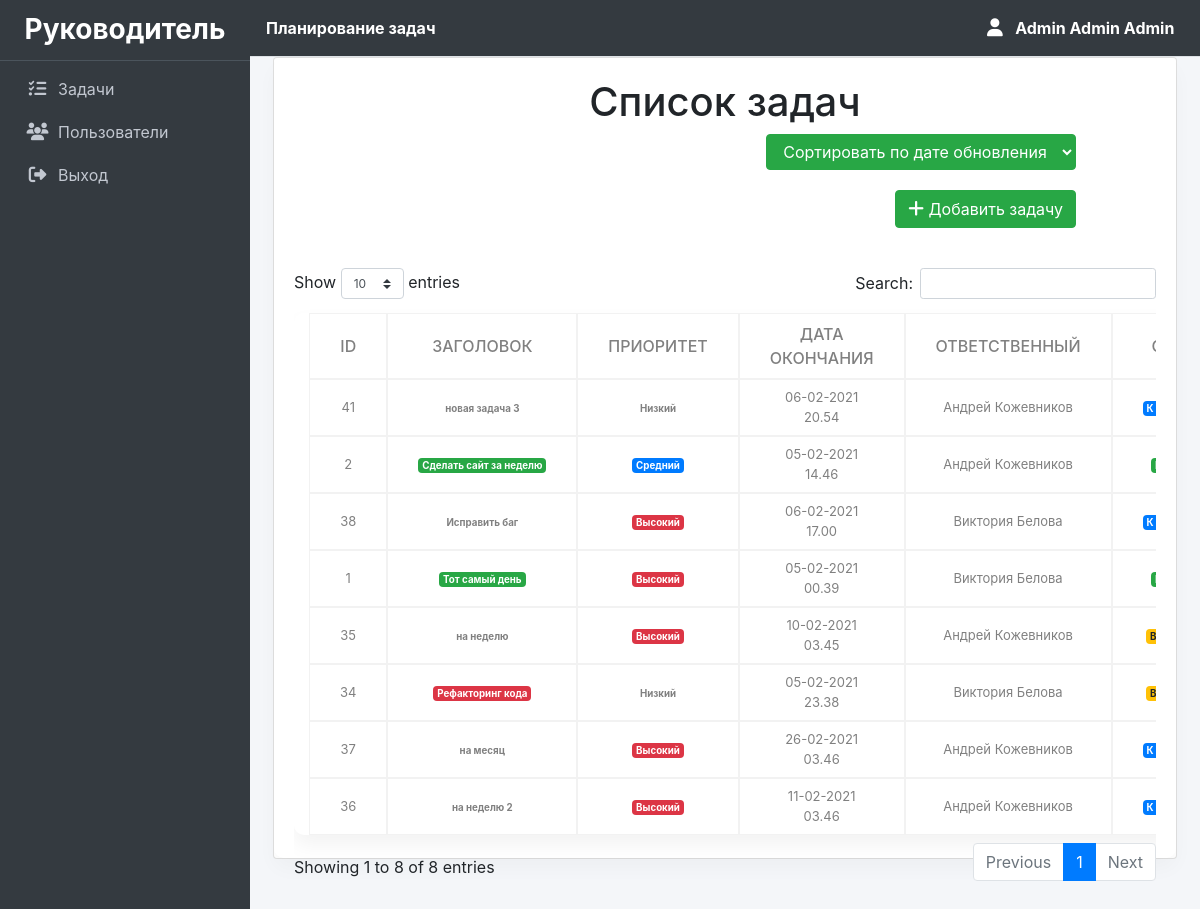
The app's page / (signed in) with its own data.
### tables this page shows
CREATE TABLE `todo_list` (
  `id` int(50) NOT NULL,
  `title` text NOT NULL,
  `description` text NOT NULL,
  `start_date` datetime NOT NULL,
  `end_date` datetime NOT NULL,
  `update_date` datetime NOT NULL,
  `performer` int(50) DEFAULT NULL,
  `manager` int(100) NOT NULL,
  `priority` int(50) DEFAULT NULL,
  `status` int(50) DEFAULT NULL
);

### tasks.php (the view, shortened to what this page needs)
<!DOCTYPE html>
<html>
  <head>
      <link rel="stylesheet" href="/css/table.css">
      <link rel="stylesheet" href="/css/style.css">
      <link rel="stylesheet" href="/css/sidebar.css">
      <link rel="stylesheet" href="https://maxcdn.bootstrapcdn.com/bootstrap/4.0.0/css/bootstrap.min.css">
      <link rel="stylesheet" href="https://cdn.datatables.net/1.10.23/css/dataTables.bootstrap4.min.css" />
  </head>
  <body>
      <div class="col-lg-12">
          <div class="card card-outline card-success">
              <div class="main-div">
                  <div class="center-div">
                      <h1>Список задач</h1>
                      <?php if($_SESSION['login_type'] == 1): ?>
                          <div class="text-right margin-rightside ">
                            <div class="text-right margin-rightside">
                               <?php
                                   $selected = "";
                                   if(!isset($_SESSION['admin_sort_type'])){
                                     $selected = "Сортировать по дате обновления";
                                   } else{
                                     $selected = $_SESSION['admin_sort_type'];
                                   }
                                   $options = array('Сортировать по дате обновления', 'Сортировать по подчиненным');
                                   echo "<select class='btn btn-success' id='chooseSortOption'>";
                                   foreach($options as $option){
                                       if($selected == $option) {
                                           echo "<option selected='selected' value='$option'>$option</option>";
                                       }
                                       else {
                                           echo "<option value='$option'>$option</option>";
                                       }
                                   }
                                   echo "</select>";
                               ?>
                           </div>
                            <button type="button" name="add" id="add" data-toggle="modal" data-target="#add_data_Modal"
                               class="btn btn btn-success form-check-inline" href="#"><i class="fa fa-plus"></i> Добавить задачу
                            </button>
                          </div>
                      <?php endif; ?>
                      <div class="card-body">
                          <div class="table-responsive" id="tasks_table">
                            <table class="table-hover col-lg-12" id="tasks">
                              <colgroup>
                      					<col width="5%">
                      					<col width="20%">
                      					<col width="15%">
                      					<col width="15%">
                      					<col width="20%">
                      					<col width="10%">
                                <col width="15%">
                      				</colgroup>
                              <thead>
                                <tr>
                                  <th class="text-center no-sort">id</th>
                                  <th class="text-center no-sort">Заголовок</th>
                                  <th class="text-center no-sort">Приоритет</th>
                                  <th class="text-center no-sort">Дата окончания</th>
                                  <th class="text-center<?php if($_SESSION['login_type'] != 1){ ?> no-sort <?php } ?> ">Ответственный</th>
                                  <th class="text-center no-sort">Статус</th>
                                </tr>
                              </thead>
                              <tbody>
                                <?php
                                  include 'db_connect.php';
                                  $selectquery = "";
                                  if($_SESSION['login_type'] == 1){
                                    if(!isset($_SESSION['admin_sort_type']) || $_SESSION['admin_sort_type'] == "Сортировать по дате обновления"){
                                      $selectquery = "SELECT * FROM todo_list WHERE manager = " . $_SESSION['login_id'] . " ORDER BY update_date DESC";
                                    } else if($_SESSION['admin_sort_type'] == "Сортировать по подчиненным"){
                                      $selectquery = "SELECT * FROM todo_list WHERE manager = " . $_SESSION['login_id'] . " ORDER BY performer ASC";
                                    }
                                  }
                                  $query = $conn->query($selectquery);
                                  while($res = $query->fetch_assoc()){
                                  ?>
                                    <tr id="<?php echo $res["id"]; ?>">
                                      <td><?php echo $res['id'] ?></td>
                                      <td>
                                        <?php
                                          if(strtotime($res['end_date']) < strtotime(date('Y-m-d H:i:s', time())) & $res['status'] != 3)
                                            echo "<span class='badge badge-danger'>{$res['title']}</span>";
                                          elseif($res['status'] == 3)
                                            echo "<span class='badge badge-success'>{$res['title']}</span>";
                                          else
                                            echo "<span class='badge badge-dunger'>{$res['title']}</span>";
                                        ?>
                                      </td>
                                      <td>
                                        <?php
                                        if($res['priority'] == 1){
                                          echo "<span class='badge badge-danger'>Высокий</span>";
                                        }elseif($res['priority'] == 2){
                                          echo "<span class='badge badge-primary'>Средний</span>";
                                        }elseif($res['priority'] == 3){
                                          echo "<span class='badge badge-active'>Низкий</span>";
                                        }
                                        ?>
                                      </td>
                                      <td><?php echo date("d-m-Y H.i", strtotime($res['end_date'])); ?></td>
                                      <td>
                                        <?php
                                        $performerId = $res['performer'];
                                      	$performer = $conn->query("SELECT concat(firstname,' ',lastname) as name FROM user_list where id = '$performerId'");
                                        $user = $performer -> fetch_assoc();
                                        echo $user['name'];
                                      	?>
                                      </td>
                                      <td>
                                        <?php
                                        if($res['status'] == 1){
                                          echo "<span class='badge badge-primary'>К выполнению</span>";
                                        }elseif($res['status'] == 2){
                                          echo "<span class='badge badge-warning'>Выполняется</span>";
                                        }elseif($res['status'] == 3){
                                          echo "<span class='badge badge-success'>Выполнена</span>";
                                        }
                                        elseif($res['status'] == 4){
                                          echo "<span class='badge badge-dunger'>Отменена</span>";
                                        }
                                        ?>
                                      </td>
                                    </tr>
                                <?php
                                }
                                 ?>
                              </tbody>
                            </table>
                          </div>
                      </div>
                  </div>
              </div>
          </div>
      </div>
  </body>
</html>

### index.php (shortened to what this page needs)
<!DOCTYPE html>
<html>
  <head>
      <link rel="stylesheet" href="/css/sidebar.css">
      <link rel="stylesheet" href="https://maxcdn.bootstrapcdn.com/bootstrap/4.0.0/css/bootstrap.min.css">
  </head>
  <body class="hold-transition sidebar-mini layout-fixed layout-navbar-fixed layout-footer-fixed">
    <div class="wrapper">
    <?php include 'topbar.php' ?>
    <?php include 'sidebar.php' ?>
       <div class="content-wrapper">
          <section class="content">
            <div class="container-fluide">
             <?php
                $page = isset($_GET['page']) ? $_GET['page'] : 'tasks';
                if(!file_exists($page.".php")){
                    include '404.html';
                }else{
                include $page.'.php';
                }
              ?>
            </div>
          </section>
      </div>
    </div>
  </body>
</html>

### topbar.php
<nav class="main-header navbar bg-dark">
  <ul class="text-center navbar-nav">
    <li>
      <a class="nav-link text-white"> <large><b>Планирование задач</b></large></a>
    </li>
  </ul>
  <ul class="navbar-nav ml-auto">
   <li class="nav-item">
          <a class="nav-link">
            <span>
              <div class="d-felx badge-pill text-white">
                <span class="fa fa-user mr-2"></span>
                <span><b><?php echo ucwords($_SESSION['login_lastname'] . " " .$_SESSION['login_firstname'] . " " . $_SESSION['login_middlename']) ?></b></span>
              </div>
            </span>
          </a>
    </li>
  </ul>
</nav>

### sidebar.php
<aside class="main-sidebar sidebar-dark-secondary elevation-4">
  <div class="dropdown">
  <a href="./" class="brand-link">
      <?php if($_SESSION['login_type'] == 1): ?>
      <h3 class="text-center p-0 m-0"><b>Руководитель</b></h3>
      <?php else: ?>
      <h3 class="text-center p-0 m-0"><b>Пользователь</b></h3>
      <?php endif; ?>
  </a>
  </div>
  <div class="sidebar pb-4 mb-4">
    <nav class="mt-2">
      <ul class="nav nav-pills nav-sidebar flex-column nav-flat" data-widget="treeview" role="menu" data-accordion="false">
        <li class="nav-item dropdown">
          <a href="./index.php?page=tasks" class="nav-link nav-home">
            <i class="fas fa-tasks nav-icon"></i>
            <p>
              Задачи
            </p>
          </a>
        </li>
        <?php if($_SESSION['login_type'] == 1): ?>
        <li class="nav-item">
          <a href="./index.php?page=manageusers" class="nav-link nav-edit_user">
            <i class="nav-icon fas fa-users"></i>
            <p>
              Пользователи
            </p>
          </a>
        </li>
      <?php endif; ?>
      <li class="nav-item dropdown">
        <a href="logout.php" class="nav-link nav-home">
          <i class="nav-icon fas fa-sign-out-alt"></i>
          <p>
            Выход
          </p>
        </a>
      </li>
      </ul>
    </nav>
  </div>
</aside>

### css/sidebar.css (style rules this page uses)
.layout-footer-fixed .wrapper .content-wrapper { padding-bottom: calc(3.5rem + 1px); }
@media (min-width: 768px) { body:not(.sidebar-mini-md) .content-wrapper, body:not(.sidebar-mini-md) .main-footer, body:not(.sidebar-mini-md) .main-header { transition: margin-left 0.3s ease-in-out; margin-left: 250px; } }
.content-wrapper { background-color: #f4f6f9; }
.content-wrapper > .content { padding: 0 0.5rem; }
.main-sidebar, .main-sidebar::before { transition: margin-left 0.3s ease-in-out, width 0.3s ease-in-out; width: 250px; }
:not(.layout-fixed) .main-sidebar { height: inherit; min-height: 100%; position: absolute; top: 0; }
.layout-fixed .brand-link { width: 250px; }
.layout-fixed .main-sidebar { bottom: 0; float: none; height: 100vh; left: 0; position: fixed; top: 0; }
.hold-transition .content-wrapper, .hold-transition .main-header, .hold-transition .main-sidebar, .hold-transition .main-sidebar *, .hold-transition .control-sidebar, .hold-transition .control-sidebar *, .hold-transition .main-footer { transition: none !important; -webkit-animation-duration: 0s !important; animation-duration: 0s !important; }
.main-header { border-bottom: 1px solid #dee2e6; z-index: 1034; }
.main-header .nav-link { height: 2.5rem; position: relative; }
.main-header .navbar-nav .nav-item { margin: 0; }
.brand-link { display: block; font-size: 1.25rem; line-height: 1.5; padding: 0.8125rem 0.5rem; transition: width 0.3s ease-in-out; white-space: nowrap; }
[class*="sidebar-dark"] .brand-link { border-bottom: 1px solid #4b545c; }
[class*="sidebar-dark"] .brand-link, [class*="sidebar-dark"] .brand-link .pushmenu { color: rgba(255, 255, 255, 0.8); }
.main-sidebar { height: 100vh; overflow-y: hidden; z-index: 1038; }
.sidebar { height: calc(100% - (3.5rem + 1px)); overflow-y: auto; padding-bottom: 0; padding-left: 0.5rem; padding-right: 0.5rem; padding-top: 0; }
.nav-sidebar .nav-item > .nav-link { margin-bottom: .2rem; }
.nav-sidebar > .nav-item { margin-bottom: 0; }
.nav-sidebar > .nav-item .nav-icon { margin-left: .05rem; font-size: 1.2rem; margin-right: .2rem; text-align: center; width: 1.6rem; }
.nav-sidebar > .nav-item .nav-icon.fa, .nav-sidebar > .nav-item .nav-icon.fas, .nav-sidebar > .nav-item .nav-icon.far, .nav-sidebar > .nav-item .nav-icon.fab, .nav-sidebar > .nav-item .nav-icon.fal, .nav-sidebar > .nav-item .nav-icon.fad, .nav-sidebar > .nav-item .nav-icon.svg-inline--fa, .nav-sidebar > .nav-item .nav-icon.ion { font-size: 1.1rem; }
.nav-sidebar .nav-link p { display: inline-block; margin: 0; }
[class*="sidebar-dark-"] { background-color: #343a40; }
[class*="sidebar-dark-"] .sidebar a { color: #c2c7d0; }
.nav-flat .nav-icon { transition: margin-left ease-in-out 0.3s; }

### css/table.css (style rules this page uses)
.center-div { width: 100%; height: 100vh; background: -webkit-linear-gradient(left, #ff00, #ff00); padding: 20px 0 0 0; box-shadow: 0 10px 20px 0 rgba(0, 0, 0, .03); border-radius: 10px; }
h1 { font-size: 18px; color: #000; text-align: center; margin-top: -20px; margin-bottom: 20px; }
table { border-collapse: collapse; background-color: #fff; box-shadow: 0 10px 20px 0 rgba(0, 0, 0, .05); border-radius: 10px; margin: auto; }
th,td { border: 1px solid #f2f2f2; padding: 8px 30px; text-align: center; color: grey; }
th { text-transform: uppercase; font-weight: 500; }
td { font-size: 13px; }
.fa { font-size: 18px; }
a { text-decoration: none; display: flex; justify-content: center; }

### css/style.css (style rules this page uses)
body { background: rgba(10,10,10, .9); -webkit-background-size: cover; background-size: cover; background-attachment: fixed; font-family: sans-serif; }
.margin-rightside button { margin-right: 100px; margin-bottom: 20px; }
.margin-rightside select { margin-right: 100px; margin-bottom: 20px; }

### records on screen
todo_list: id "41", title "новая задача 3", priority "Низкий", end_date "06-02-2021 20.54", name "Андрей Кожевников", status "К…"
todo_list: id "2", title "Сделать сайт за неделю", priority "Средний", end_date "05-02-2021 14.46", name "Андрей Кожевников"
todo_list: id "38", title "Исправить баг", priority "Высокий", end_date "06-02-2021 17.00", name "Виктория Белова", status "К…"
todo_list: id "1", title "Тот самый день", priority "Высокий", end_date "05-02-2021 00.39", name "Виктория Белова"
todo_list: id "35", title "на неделю", priority "Высокий", end_date "10-02-2021 03.45", name "Андрей Кожевников"
todo_list: id "34", title "Рефакторинг кода", priority "Низкий", end_date "05-02-2021 23.38", name "Виктория Белова"
todo_list: id "37", title "на месяц", priority "Высокий", end_date "26-02-2021 03.46", name "Андрей Кожевников", status "К…"
todo_list: id "36", title "на неделю 2", priority "Высокий", end_date "11-02-2021 03.46", name "Андрей Кожевников", status "К…"

### other values on screen
form field value "Сортировать по дате обновления"
